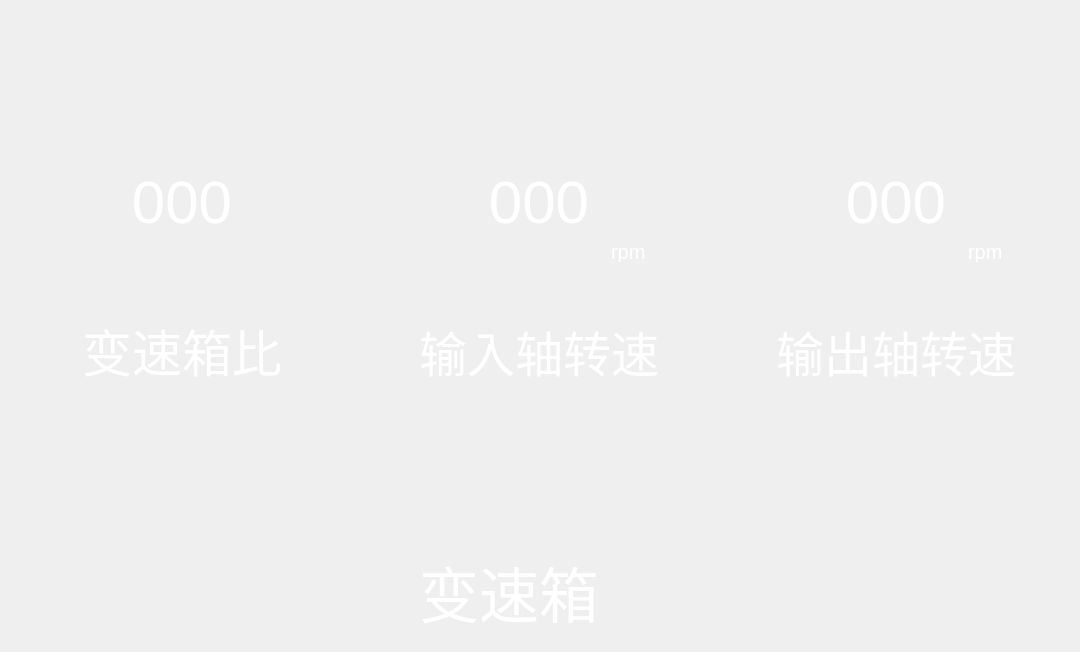
<?xml version="1.0" encoding="UTF-8"?>
<ui version="4.0">
 <class>gearbox</class>
 <widget class="QWidget" name="gearbox">
  <property name="geometry">
   <rect>
    <x>0</x>
    <y>0</y>
    <width>1080</width>
    <height>652</height>
   </rect>
  </property>
  <property name="maximumSize">
   <size>
    <width>1080</width>
    <height>652</height>
   </size>
  </property>
  <property name="windowTitle">
   <string>Form</string>
  </property>
  <layout class="QVBoxLayout" name="verticalLayout">
   <property name="leftMargin">
    <number>0</number>
   </property>
   <property name="rightMargin">
    <number>0</number>
   </property>
   <item>
    <spacer name="verticalSpacer">
     <property name="orientation">
      <enum>Qt::Vertical</enum>
     </property>
     <property name="sizeHint" stdset="0">
      <size>
       <width>20</width>
       <height>40</height>
      </size>
     </property>
    </spacer>
   </item>
   <item>
    <widget class="QWidget" name="widget" native="true">
     <property name="maximumSize">
      <size>
       <width>1080</width>
       <height>16777215</height>
      </size>
     </property>
     <property name="styleSheet">
      <string notr="true">border:none;
background:transparent;</string>
     </property>
     <layout class="QHBoxLayout" name="horizontalLayout">
      <property name="spacing">
       <number>30</number>
      </property>
      <property name="leftMargin">
       <number>5</number>
      </property>
      <property name="rightMargin">
       <number>5</number>
      </property>
      <item>
       <widget class="QWidget" name="widget_5" native="true">
        <property name="minimumSize">
         <size>
          <width>300</width>
          <height>300</height>
         </size>
        </property>
        <property name="maximumSize">
         <size>
          <width>300</width>
          <height>300</height>
         </size>
        </property>
        <property name="styleSheet">
         <string notr="true">background-image: url(:/显示_参数2.png);</string>
        </property>
        <layout class="QVBoxLayout" name="verticalLayout_2">
         <property name="topMargin">
          <number>0</number>
         </property>
         <property name="bottomMargin">
          <number>0</number>
         </property>
         <item>
          <widget class="QWidget" name="widget_6" native="true">
           <property name="styleSheet">
            <string notr="true">background:none;</string>
           </property>
           <layout class="QVBoxLayout" name="verticalLayout_5">
            <property name="topMargin">
             <number>0</number>
            </property>
            <item>
             <widget class="QWidget" name="widget_9" native="true">
              <property name="layoutDirection">
               <enum>Qt::RightToLeft</enum>
              </property>
              <layout class="QVBoxLayout" name="verticalLayout_8">
               <property name="bottomMargin">
                <number>0</number>
               </property>
               <item>
                <widget class="QLabel" name="gearbox_rate">
                 <property name="styleSheet">
                  <string notr="true">font: 75 9pt &quot;Microsoft YaHei UI&quot;;
font-size: 60px;
color: #FFFFFF;
background:transparent;</string>
                 </property>
                 <property name="text">
                  <string>000</string>
                 </property>
                 <property name="alignment">
                  <set>Qt::AlignBottom|Qt::AlignHCenter</set>
                 </property>
                </widget>
               </item>
               <item>
                <widget class="QLabel" name="label_3">
                 <property name="maximumSize">
                  <size>
                   <width>60</width>
                   <height>20</height>
                  </size>
                 </property>
                 <property name="styleSheet">
                  <string notr="true">font: 75 9pt &quot;Microsoft YaHei UI&quot;;
font-size: 20px;
color: #FFFFFF;
background:transparent;</string>
                 </property>
                 <property name="text">
                  <string/>
                 </property>
                </widget>
               </item>
              </layout>
             </widget>
            </item>
           </layout>
          </widget>
         </item>
         <item>
          <widget class="QLabel" name="label_4">
           <property name="styleSheet">
            <string notr="true">font: 75 9pt &quot;Microsoft YaHei UI&quot;;
font-size: 50px;
color: #FFFFFF;
background:transparent;</string>
           </property>
           <property name="text">
            <string>变速箱比</string>
           </property>
           <property name="alignment">
            <set>Qt::AlignCenter</set>
           </property>
          </widget>
         </item>
        </layout>
       </widget>
      </item>
      <item>
       <widget class="QWidget" name="widget_4" native="true">
        <property name="minimumSize">
         <size>
          <width>300</width>
          <height>300</height>
         </size>
        </property>
        <property name="maximumSize">
         <size>
          <width>300</width>
          <height>300</height>
         </size>
        </property>
        <property name="styleSheet">
         <string notr="true">background-image: url(:/显示_参数2.png);</string>
        </property>
        <layout class="QVBoxLayout" name="verticalLayout_3">
         <property name="topMargin">
          <number>0</number>
         </property>
         <property name="bottomMargin">
          <number>0</number>
         </property>
         <item>
          <widget class="QWidget" name="widget_7" native="true">
           <property name="layoutDirection">
            <enum>Qt::RightToLeft</enum>
           </property>
           <property name="styleSheet">
            <string notr="true">background:none;</string>
           </property>
           <layout class="QVBoxLayout" name="verticalLayout_6">
            <item>
             <widget class="QLabel" name="gearbox_in_rev">
              <property name="styleSheet">
               <string notr="true">font: 75 9pt &quot;Microsoft YaHei UI&quot;;
font-size: 60px;
color: #FFFFFF;
background:transparent;</string>
              </property>
              <property name="text">
               <string>000</string>
              </property>
              <property name="alignment">
               <set>Qt::AlignBottom|Qt::AlignHCenter</set>
              </property>
             </widget>
            </item>
            <item>
             <widget class="QLabel" name="label">
              <property name="maximumSize">
               <size>
                <width>60</width>
                <height>20</height>
               </size>
              </property>
              <property name="styleSheet">
               <string notr="true">font: 75 9pt &quot;Microsoft YaHei UI&quot;;
font-size: 20px;
color: #FFFFFF;
background:transparent;</string>
              </property>
              <property name="text">
               <string>rpm</string>
              </property>
             </widget>
            </item>
           </layout>
          </widget>
         </item>
         <item>
          <widget class="QLabel" name="label_5">
           <property name="styleSheet">
            <string notr="true">font: 75 9pt &quot;Microsoft YaHei UI&quot;;
font-size: 48px;
color: #FFFFFF;
background:transparent;</string>
           </property>
           <property name="text">
            <string>输入轴转速</string>
           </property>
           <property name="alignment">
            <set>Qt::AlignCenter</set>
           </property>
          </widget>
         </item>
        </layout>
       </widget>
      </item>
      <item>
       <widget class="QWidget" name="widget_3" native="true">
        <property name="minimumSize">
         <size>
          <width>300</width>
          <height>300</height>
         </size>
        </property>
        <property name="maximumSize">
         <size>
          <width>300</width>
          <height>300</height>
         </size>
        </property>
        <property name="styleSheet">
         <string notr="true">background-image: url(:/显示_参数2.png);</string>
        </property>
        <layout class="QVBoxLayout" name="verticalLayout_4">
         <property name="topMargin">
          <number>0</number>
         </property>
         <property name="bottomMargin">
          <number>0</number>
         </property>
         <item>
          <widget class="QWidget" name="widget_8" native="true">
           <property name="layoutDirection">
            <enum>Qt::RightToLeft</enum>
           </property>
           <property name="styleSheet">
            <string notr="true">background:none;</string>
           </property>
           <layout class="QVBoxLayout" name="verticalLayout_7">
            <item>
             <widget class="QLabel" name="gearbox_out_rev">
              <property name="styleSheet">
               <string notr="true">font: 75 9pt &quot;Microsoft YaHei UI&quot;;
font-size: 60px;
color: #FFFFFF;
background:transparent;</string>
              </property>
              <property name="text">
               <string>000</string>
              </property>
              <property name="alignment">
               <set>Qt::AlignBottom|Qt::AlignHCenter</set>
              </property>
             </widget>
            </item>
            <item>
             <widget class="QLabel" name="label_2">
              <property name="maximumSize">
               <size>
                <width>60</width>
                <height>20</height>
               </size>
              </property>
              <property name="styleSheet">
               <string notr="true">font: 75 9pt &quot;Microsoft YaHei UI&quot;;
font-size: 20px;
color: #FFFFFF;
background:transparent;</string>
              </property>
              <property name="text">
               <string>rpm</string>
              </property>
             </widget>
            </item>
           </layout>
          </widget>
         </item>
         <item>
          <widget class="QLabel" name="label_6">
           <property name="styleSheet">
            <string notr="true">font: 75 9pt &quot;Microsoft YaHei UI&quot;;
font-size: 48px;
color: #FFFFFF;
background:transparent;</string>
           </property>
           <property name="text">
            <string>输出轴转速</string>
           </property>
           <property name="alignment">
            <set>Qt::AlignCenter</set>
           </property>
          </widget>
         </item>
        </layout>
       </widget>
      </item>
     </layout>
    </widget>
   </item>
   <item>
    <spacer name="verticalSpacer_2">
     <property name="orientation">
      <enum>Qt::Vertical</enum>
     </property>
     <property name="sizeHint" stdset="0">
      <size>
       <width>20</width>
       <height>40</height>
      </size>
     </property>
    </spacer>
   </item>
   <item>
    <widget class="QWidget" name="widget_2" native="true">
     <property name="maximumSize">
      <size>
       <width>1080</width>
       <height>16777215</height>
      </size>
     </property>
     <property name="styleSheet">
      <string notr="true">background:transparent</string>
     </property>
     <layout class="QHBoxLayout" name="horizontalLayout_2">
      <item>
       <widget class="QLabel" name="label_7">
        <property name="minimumSize">
         <size>
          <width>1000</width>
          <height>80</height>
         </size>
        </property>
        <property name="styleSheet">
         <string notr="true">background-image: url(:/背景_标题2.png);
font: 75 9pt &quot;Microsoft YaHei UI&quot;;
font-size: 60px;
color: #FFFFFF;</string>
        </property>
        <property name="text">
         <string>变速箱</string>
        </property>
        <property name="alignment">
         <set>Qt::AlignCenter</set>
        </property>
       </widget>
      </item>
      <item>
       <widget class="QPushButton" name="btn_back">
        <property name="minimumSize">
         <size>
          <width>250</width>
          <height>80</height>
         </size>
        </property>
        <property name="styleSheet">
         <string notr="true">background-image: url(:/按键_上一页2.png);
border:none;</string>
        </property>
        <property name="text">
         <string/>
        </property>
       </widget>
      </item>
     </layout>
    </widget>
   </item>
  </layout>
 </widget>
 <resources/>
 <connections/>
</ui>
